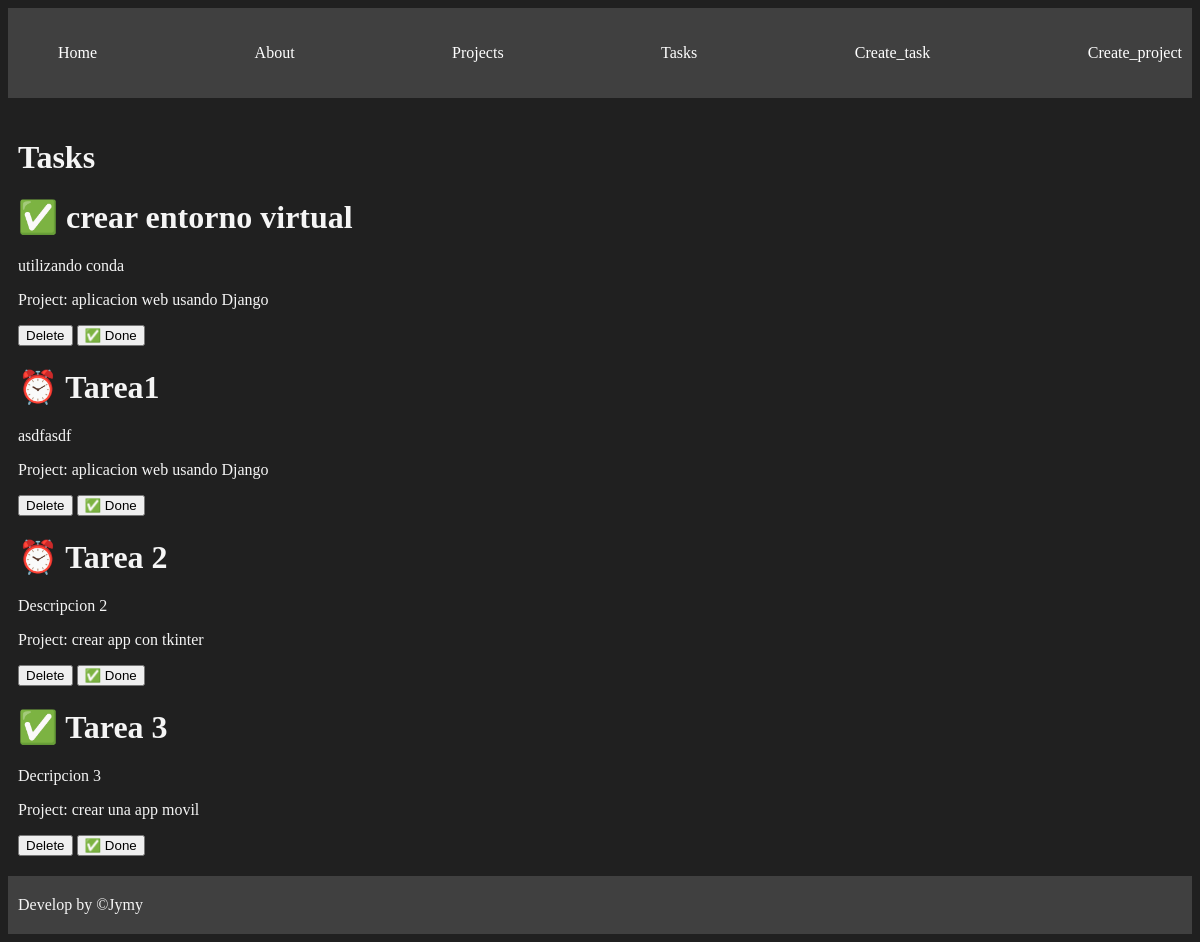
The page /tasks/ on the database as committed earlier.
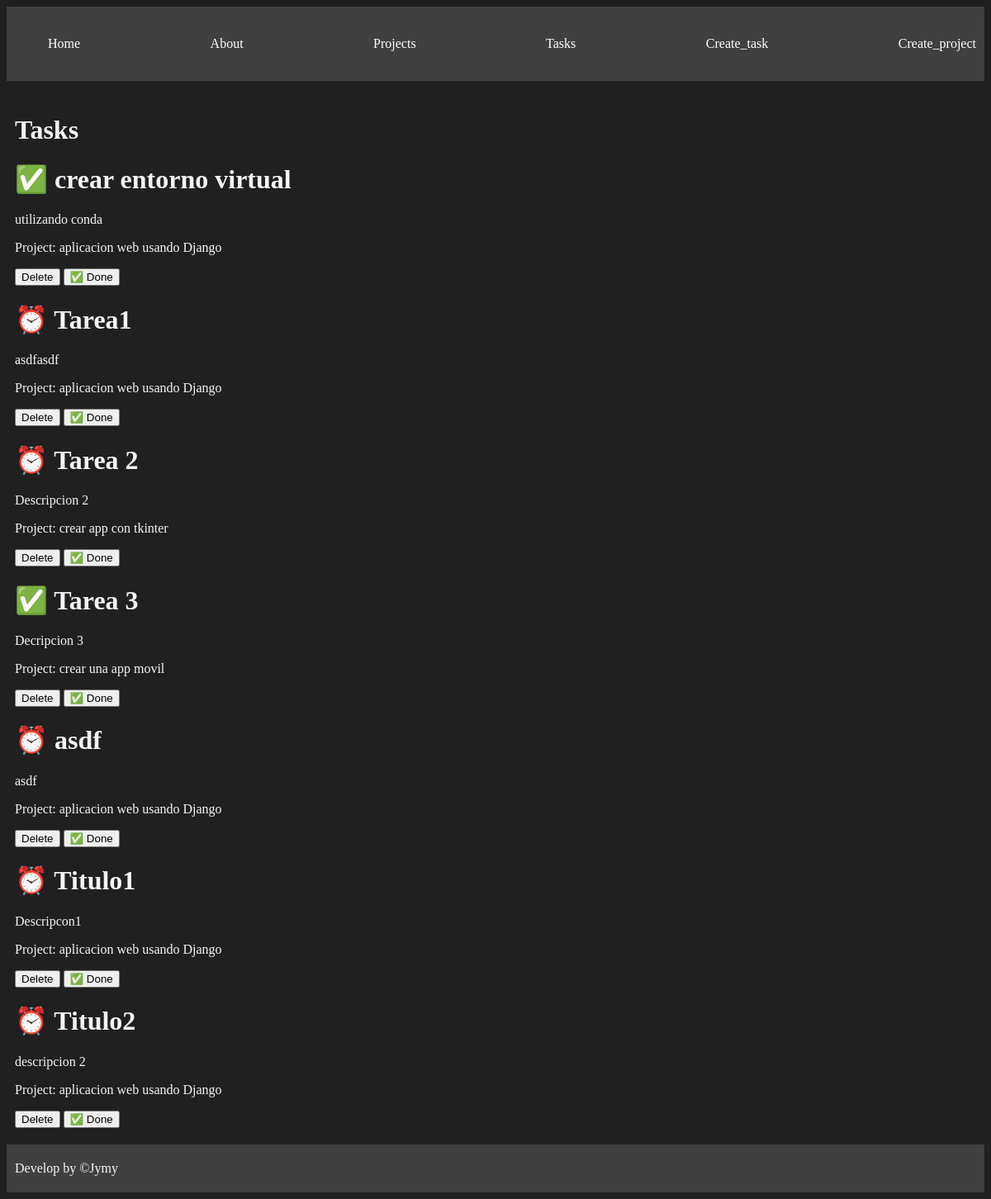
The same page on the database as committed later.
### myapp/models.py (models this page shows, shortened)
class Task(models.Model):
    title= models.CharField(max_length=200)
    description = models.TextField()
    project = models.ForeignKey(Project, on_delete=models.CASCADE)
    done = models.BooleanField(default=False)

class Project(models.Model):
    name = models.CharField(max_length=200)

### myapp/views.py (the view)
# urls.py: path('tasks/', views.task, name="tasks"),
def task(reqest):
    tasks = Task.objects.all()
    return render(reqest, 'tasks/tasks.html', {
        'tasks': tasks
    })

### myapp/templates/tasks/tasks.html
{% extends 'layouts/base.html' %}
{% block content %}
<h1>Tasks</h1>
{% for task in tasks %}
<div>
    <h1> {% if task.done == False %} ⏰ {% else %} ✅ {% endif %} {{task.title}}</h1>
    <p>{{task.description}}</p>
    <p>Project: {{task.project.name}}</p>
    <button>Delete</button>
    <button>✅ Done</button>
</div>
{% endfor %}
{% endblock %}

### myapp/templates/layouts/base.html (shortened to what this page needs)
{% load static %}
<!DOCTYPE html>
<html lang="en">
<head>
    <link rel="stylesheet" href="{% static 'styles/main.css' %}">
</head>
<body>
    <nav class="navbar container">
        <ul>
            <li>
                <a href="{% url 'index' %}">Home</a>
            </li>
            <li>
                <a href="{% url 'about' %}">About</a>
            </li>
            <li>
                <a href="{% url 'projects' %}">Projects</a>
            </li>
            <li>
                <a href="{% url 'tasks' %}">Tasks</a>
            </li>
            <li>
                <a href="{% url 'create_task' %}">Create_task</a>
            </li>
            <li>
                <a href="{% url 'create_project' %}">Create_project</a>
            </li>
        </ul>
    </nav>
    <main class="container">
        {% block content %}
        {% endblock %}
    </main>
    <nav class="navbar container">
        Develop by ©Jymy
    </nav>
</body>
</html>

### myapp/static/styles/main.css (style rules this page uses)
body { background: #202020; color: whitesmoke; }
.navbar { background: #404040; padding: 5px 0; }
.navbar ul { display: flex; justify-content: space-between; }
.navbar ul li { list-style: none; }
.navbar ul li a { color: white; text-decoration: none; }
.container { max-width: 1200px; margin: auto; padding: 20px 10px; }

Rows that differ between the two databases and show on the page:
added Task: title "asdf", description "asdf", project.name "aplicacion web usando Django"
added Task: title "Titulo1", description "Descripcon1", project.name "aplicacion web usando Django"
added Task: title "Titulo2", description "descripcion 2", project.name "aplicacion web usando Django"
